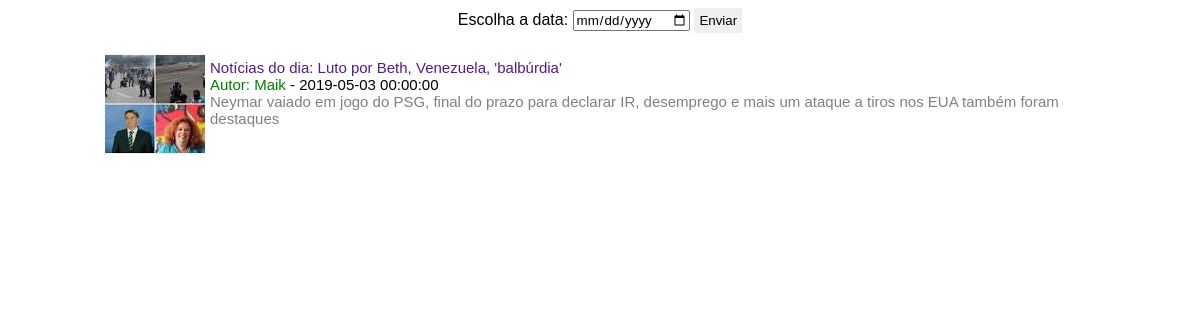
/cardscadastados-postsgoogle/posts.php?dataHoraNoticia=2019-05-03 00:00:00, run on the app's committed database.
### tables this page shows
CREATE TABLE `posts` (
  `idposts` int(11) NOT NULL,
  `autor` varchar(20) NOT NULL,
  `data` datetime NOT NULL,
  `titulo` varchar(150) NOT NULL,
  `descricao` text NOT NULL,
  `imgsrc` varchar(100) DEFAULT NULL
);

### cardscadastados-postsgoogle/posts.php (the view, shortened to what this page needs)
<html>
	<head>
	</head>
	<body>
		<div id="pesquisaData" style="text-align: center;">
			<form method="get">
				Escolha a data:
				<input type="date" name="dataHoraNoticia">
				<button type="submit">Enviar</button>
			</form>
		</div>
		<section>
			<?php
				try{
					$hostname = '127.0.0.1';
					$username = 'root';
					$password = '';
					$database = 'cadastro';
					$pdo = new PDO("mysql:host=$hostname;dbname=$database;charset=utf8", $username,$password,array(PDO::MYSQL_ATTR_INIT_COMMAND => "SET NAMES utf8"));
					if(!empty($_GET['dataHoraNoticia'])){
						$dataNoticia = " WHERE data LIKE '".$_GET['dataHoraNoticia']."%';";
						$sql = "SELECT * FROM posts".$dataNoticia;
					}else{
						$sql = "SELECT * FROM posts;";
					}
					$sql = $pdo->query($sql);
					if($sql->rowCount() > 0){
						foreach($sql->fetchAll() as $posts){
							echo "
								<article>
									<div class='news'>
										<div  class='newsImage'>
											<img src='_img/".$posts['imgsrc']."' alt='' style='width: 100px;height: 100px;'>
										</div>
										<div  class='newsInfo'>
											<h1><a href=''>".$posts['titulo']."</a></h1>
											<h2><span class='newsAutor'>Autor: <a href=''>".$posts['autor']."</a></span> - ".$posts['data']."</h2>
											<p>".$posts['descricao']."</p>
										</div>
									</div>
								</article>
							";
						}
					}else{
						echo "NÃO há usuários cadastrados";
					}
				}catch(PDOException $e){
					echo "Falhou a entrada no banco de dados: ". $e->getMessage();
				}
			?>
		</section>
	</body>

### cardscadastados-postsgoogle/posts.php (style rules this page uses)
* { box-sizing: border-box; font-family: sans-serif; }
#pesquisaData button { border: none; padding: 5px; }
section { max-width: 1000px; margin: auto; }
.news { height: 150px; clear: both; margin: 10px 0; padding: 5px 5px; border-radius: 10px; }
.newsImage { float: left; }
.newsInfo { min-width: 200px; margin-left: 100px; padding: 5px; }
.newsInfo h1,.newsInfo h2,.newsInfo p { margin: 0; padding: 0; font-weight: 100; font-size: 15px; }
.newsInfo a { text-decoration: none; }
span.newsAutor, span.newsAutor a { color: green; }
.newsInfo p { color: gray; }

### data on the page
posts: imgsrc (picture), titulo "Notícias do dia: Luto por Beth, Venezuela, 'balbúrdia'", autor "Maik", data "2019-05-03 00:00:00", descricao "Neymar vaiado em jogo do PSG, final do prazo para declarar IR, desemprego e mais um ataque a tiros nos EUA também foram destaques"
